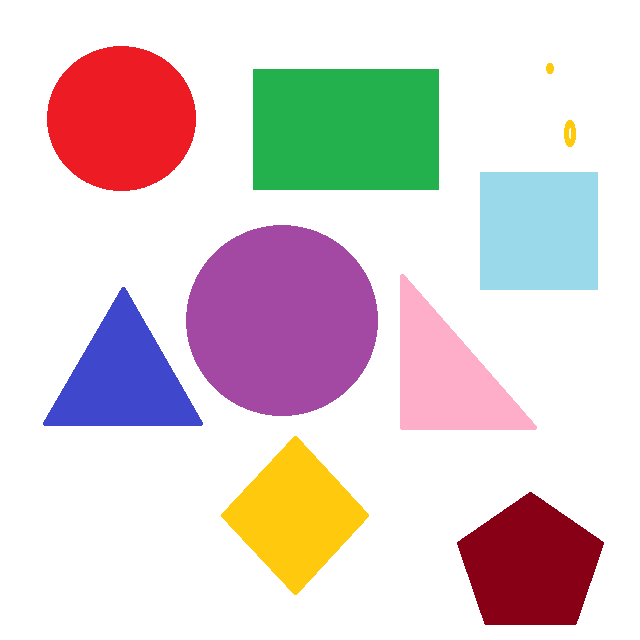
//> input picture 实验/Resources/shape.png, 640 x 640 px
$ ./demp9   (built with g++ and OpenCV 4)
//> lines starting //> are read from the running program, lines starting //| are printed output that depends on the picture; after the words box and inside, x2 and y2 are one past the last pixel; in counts of white or black regions, pixels touching at a corner belong together
#include<opencv2/highgui.hpp>
#include<opencv2/imgcodecs.hpp>
#include<opencv2/imgproc.hpp>
#include<iostream>


using namespace std;
using namespace cv;

////////////////////////形状检测//////////////////////

void getContours(Mat imgSrc,Mat imgDst)
{

	vector<vector<Point>> contours;
	vector<Vec4i>hierarchy;
	findContours(imgSrc, contours, hierarchy, RETR_EXTERNAL, CHAIN_APPROX_SIMPLE);

	int area=0;
	for (int i = 0; i < contours.size(); i++)
	{
		area = contourArea(contours[i]);
		cout << area << endl;

		vector<vector<Point>>conPoly(contours.size());
		//存储形状的角点，长度不超过轮廓点
		vector<Rect>boundRect(contours.size());

		string objType;
		if (area > 1000) {

			double peri = arcLength(contours[i], true);//封闭长度
			approxPolyDP(contours[i], conPoly[i], 0.02 * peri, true);
			drawContours(imgDst, conPoly, i, Scalar(255, 0, 255), 2);
			cout << conPoly[i].size() << endl;

			boundRect[i] = boundingRect(conPoly[i]);//获得 轮廓点的跟随框坐标
			rectangle(imgDst, boundRect[i], Scalar(0, 255, 0), 3);//绘制跟随框矩形
			int objCor = (int)conPoly[i].size();
			float aspRatio = 0.0;
			switch (objCor)
			{
			case 0:
				objType = "error";
				break;
			case 1:
				objType = "error";
				break;
			case 2:
				objType = "error";
				break;
			case 3:
				objType = "Tri";
				break;
			case 4:
				objType = "Rect";
				 aspRatio = (float)boundRect[i].width /(float) boundRect[i].height;
				if(aspRatio>0.95&&aspRatio<1.05)
					objType = "Square";
				break;
			case 5:
				objType = "Pentag";
				break;
			case 6:
				objType = "Circle";
				break;
			default:
				objType = "Circle";
				break;
			}

			putText(imgDst, objType, {boundRect[i].x, boundRect[i].y-5},
				FONT_HERSHEY_DUPLEX, 1, Scalar(0, 0, 128), 1);
		}
	}
}

int main()
{
	string path = "Resources/shape.png";
	Mat img,imgGray, imgBlur, imgCanny, imgDil, imgEro,imgShape;
	//      灰度图像,模糊，    轮廓，   图像增强图像侵蚀
	img = imread(path);
//> img is the input picture: 640 rows x 640 cols, CV_8UC3; mean B, G, R 211, 209.7, 222.8
	cvtColor(img, imgGray, COLOR_BGR2GRAY);
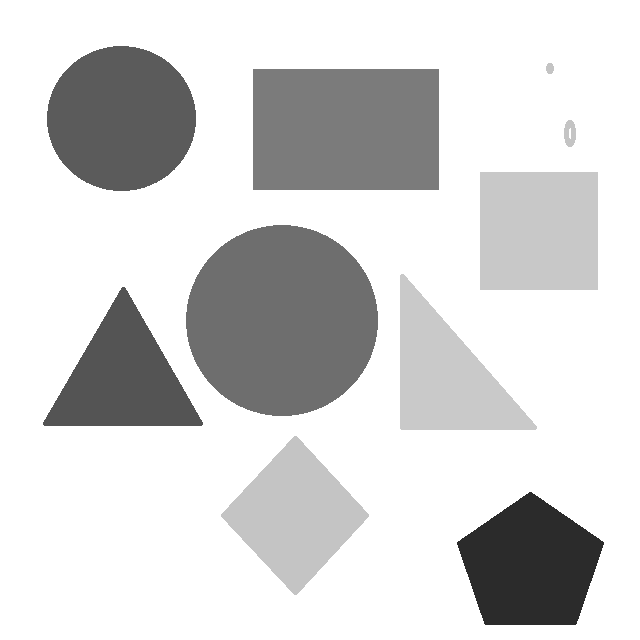
//> imgGray: 640 rows x 640 cols, CV_8UC1; min 43, max 255, mean 213.8
	GaussianBlur(imgGray, imgBlur, Size(3, 3), 3, 0);
	Canny(imgBlur, imgCanny, 25, 75);
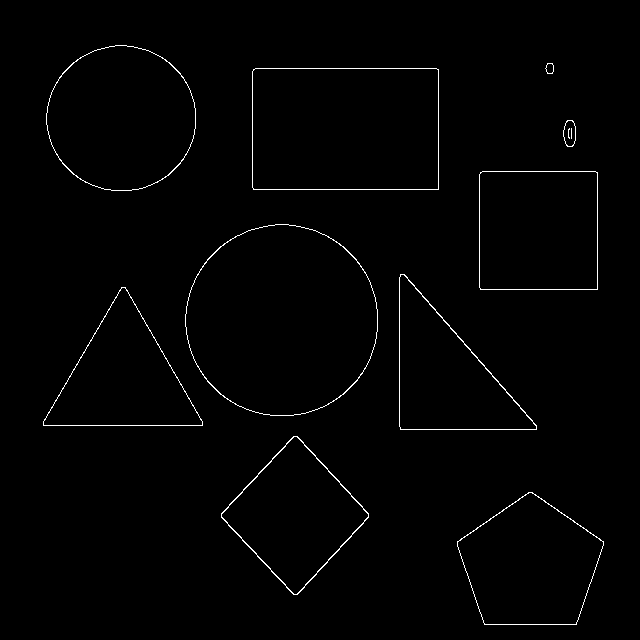
//> imgCanny: 640 rows x 640 cols, CV_8UC1; 1.1% white in thin lines or dots, all inside (x1, y1, x2, y2) = (43, 45, 604, 625)

	Mat kernel = getStructuringElement(MORPH_RECT, Size(5, 5));
	dilate(imgCanny, imgDil, kernel);
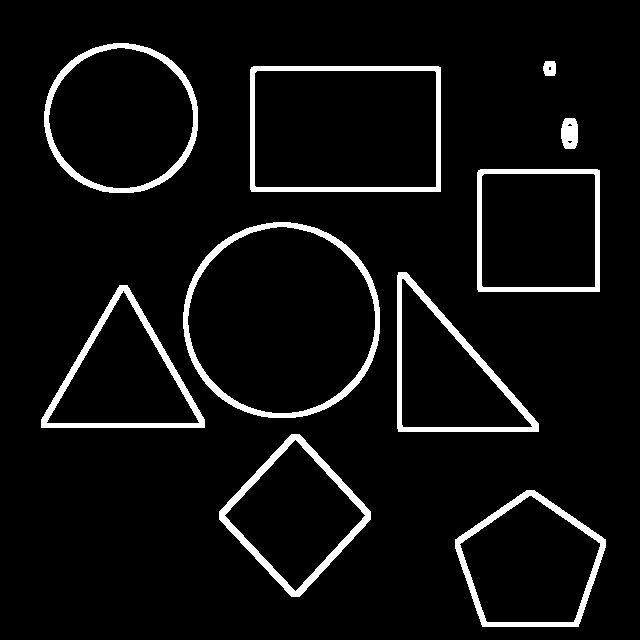
//> imgDil: 640 rows x 640 cols, CV_8UC1; 5.9% white; 10 white regions

	//形状检测的预处理 转换为灰度图像，模糊处理，轮廓检测，图像增强

	getContours(imgDil,img);
//> in getContours, `findContours(imgSrc, contours, hierarchy, RETR_EXTERNAL, CHAIN_APPROX_..`: contours = 10 contours; largest, box (x1, y1, x2, y2) and area: (183, 222, 380, 418) 30357, (250, 66, 441, 192) 23743, (44, 43, 198, 193) 18163, (477, 169, 600, 292) 14877, (455, 490, 606, 627) 14747
//> the loop in getContours, `for (int i = 0; i < contours.size(); i++)` made 10 passes
//> (area, peri, objCor, aspRatio) on passes 2, 6, 8: (13455, 458.5, 4, 0.933), (14877, 485.7, 4, 1), (23743, 627.7, 4, 1.52)
//> (area, peri, objCor) on passes 1, 3, 4, 5, 10: (14747, 483, 5), (12703, 519.2, 3), (12446, 521.5, 3), (30357, 650.8, 8), (18163, 503.2, 8)
//| 14747
//| 5
//| 13455
//| 4
//> (the first 4 of 15 printed lines)
//> (output is shown up to pass 8 of 10)
//> pass 1, in getContours, `putText(imgDst, objType, {boundRect[i].x, boundRect[i].y-5}, FONT_HERS..`:
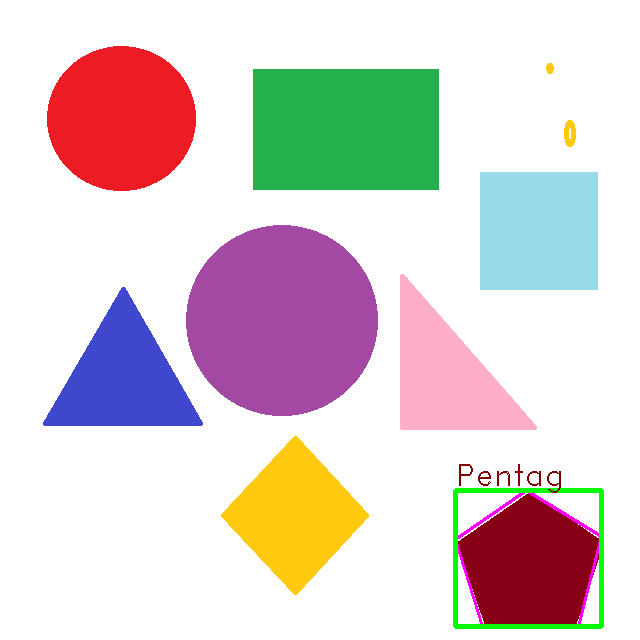
//> imgDst: 640 rows x 640 cols, CV_8UC3; 1.04% of pixels changed, all inside (x1, y1, x2, y2) = (453, 464, 604, 629)
//> pass 2, in getContours, `putText(imgDst, objType, {boundRect[i].x, boundRect[i].y-5}, FONT_HERS..`:
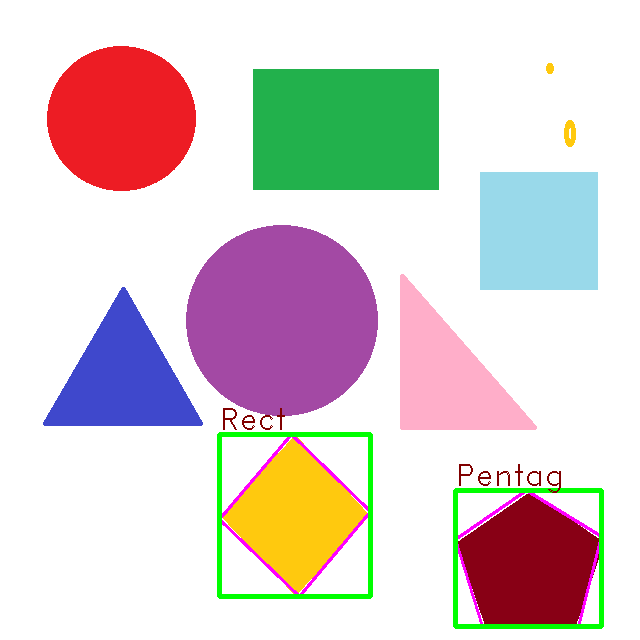
//> imgDst: 640 rows x 640 cols, CV_8UC3; 1.16% of pixels changed, all inside (x1, y1, x2, y2) = (217, 408, 373, 599)
//> pass 3, in getContours, `putText(imgDst, objType, {boundRect[i].x, boundRect[i].y-5}, FONT_HERS..`:
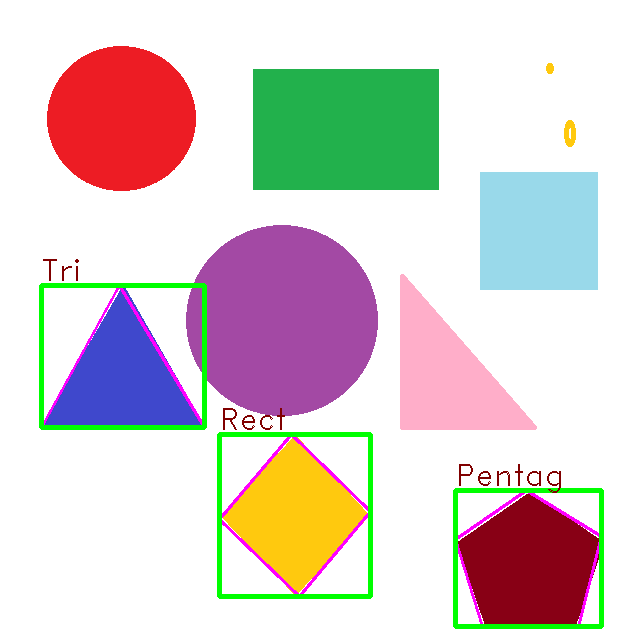
//> imgDst: 640 rows x 640 cols, CV_8UC3; 1% of pixels changed, all inside (x1, y1, x2, y2) = (39, 259, 207, 430)
//> after the loop in getContours, `for (int i = 0; i < contours.size(); i++)`:
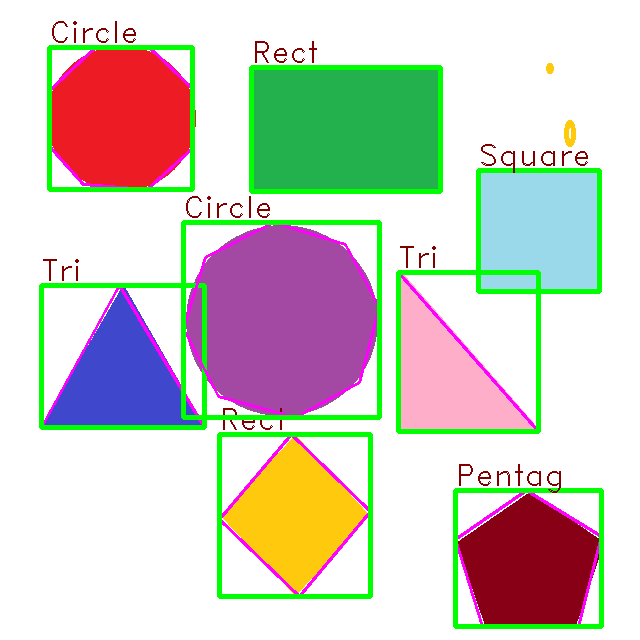
//> imgDst: 640 rows x 640 cols, CV_8UC3; 4.8% of pixels changed, all inside (x1, y1, x2, y2) = (47, 21, 602, 434)


	imshow("img", img);

	// [5 lines of commented-out code are left out]

	waitKey(100000);


	return 0;
}
